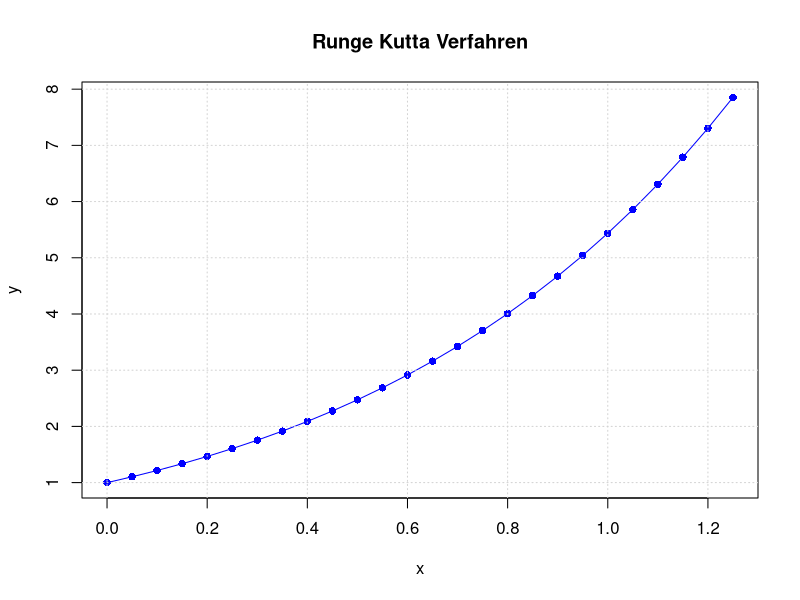
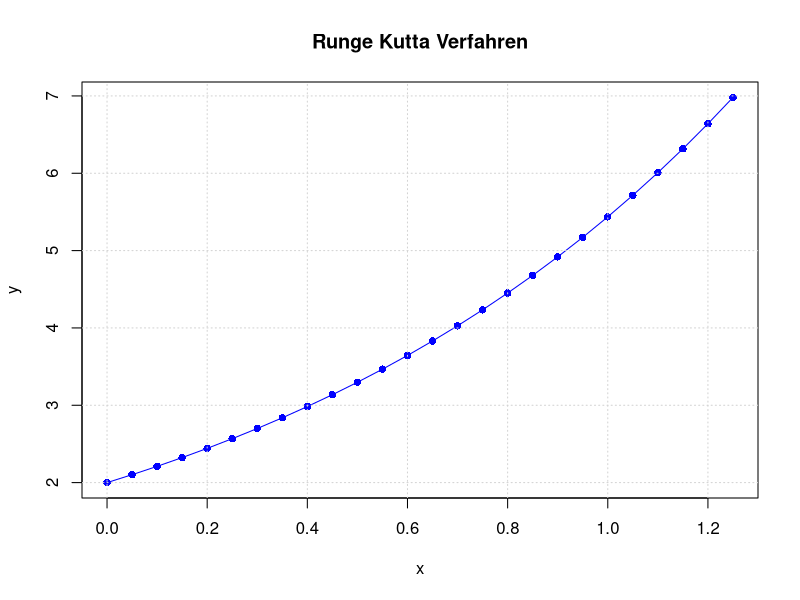
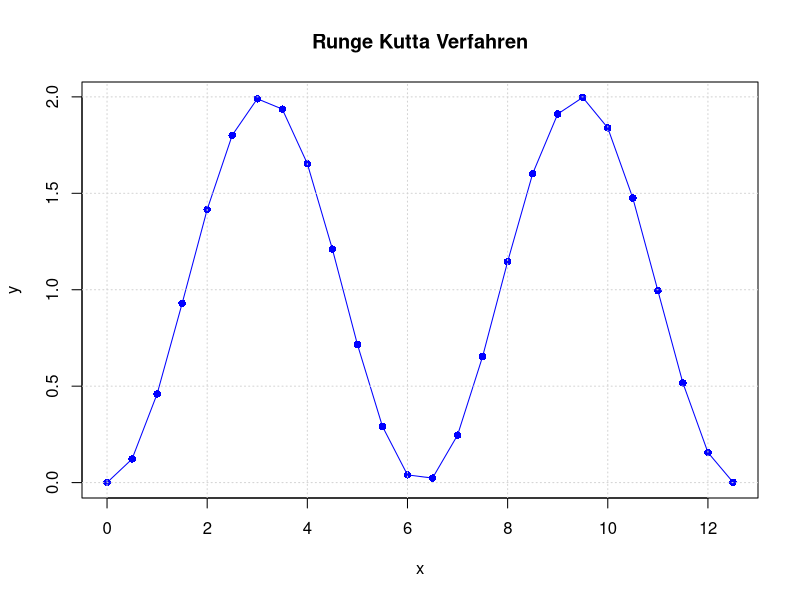

R code for these plots, in order:
# Mathematik für Informatik 4: Übung 9
# Author: itsrye.dev
# Year: 2025

runge_kutta <- function(f, x0, y0, h, n) {
  x <- numeric(n + 1)
  y <- numeric(n + 1)
  
  x[1] <- x0
  y[1] <- y0
  
  for(i in 1:n ){
    k1 <- h * f(x[i], y[i])
    k2 <- h * f(x[i] + h/2, y[i] + k1/2)
    k3 <- h * f(x[i] + h/2, y[i] + k2/2)
    k4 <- h * f(x[i]+h, y[i]+k3)
    
    y[i+1] = y[i] + (1/6)*(k1 + 2 * k2 + 2 * k3 + k4)
    x[i+1] = x[i] + h
  }
  
  # Zeichnen
  plot(
    x, y,
    type = "o",
    pch = 16,
    col = "blue",
    xlab = "x",
    ylab = "y",
    main = "Runge Kutta Verfahren"
  )
  
  grid()
}

# Aus dem Übungsblatt
f1 <- function(x,y){
  y + exp(x)
}
runge_kutta(f1, 0, 1, 0.05, 25)

# weitere Beispiele

f2 <- function(x,y){
  y
}

runge_kutta(f2, 0, 2, 0.05, 25)

f3 <- function(x,y){
  sin(x)
}

runge_kutta(f3, 0, 0, 0.5, 25)
